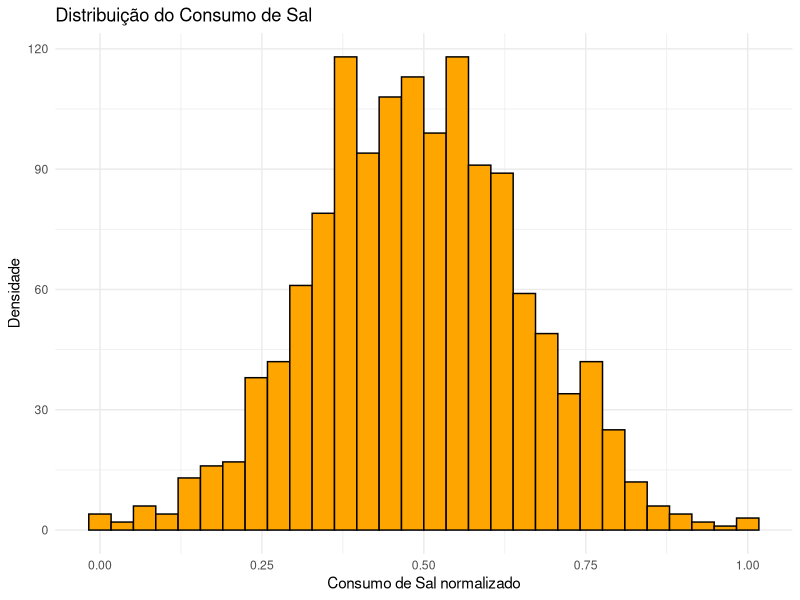
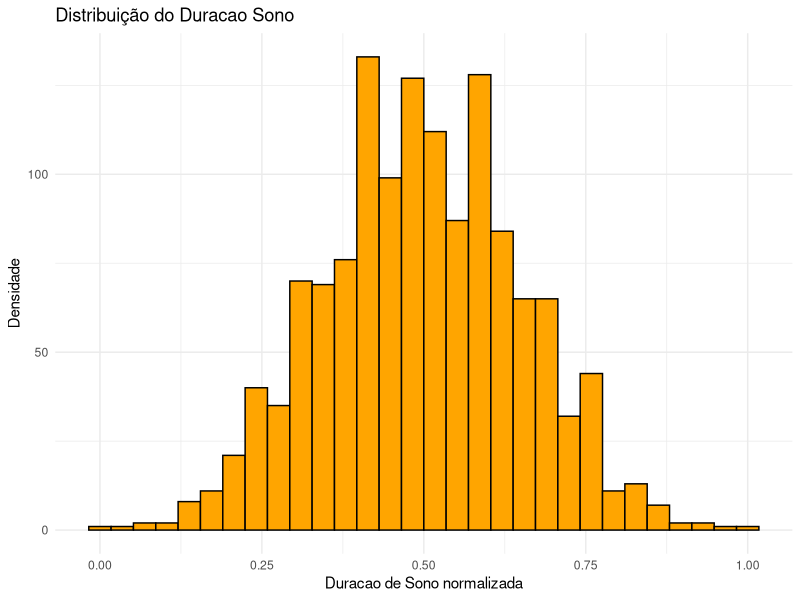
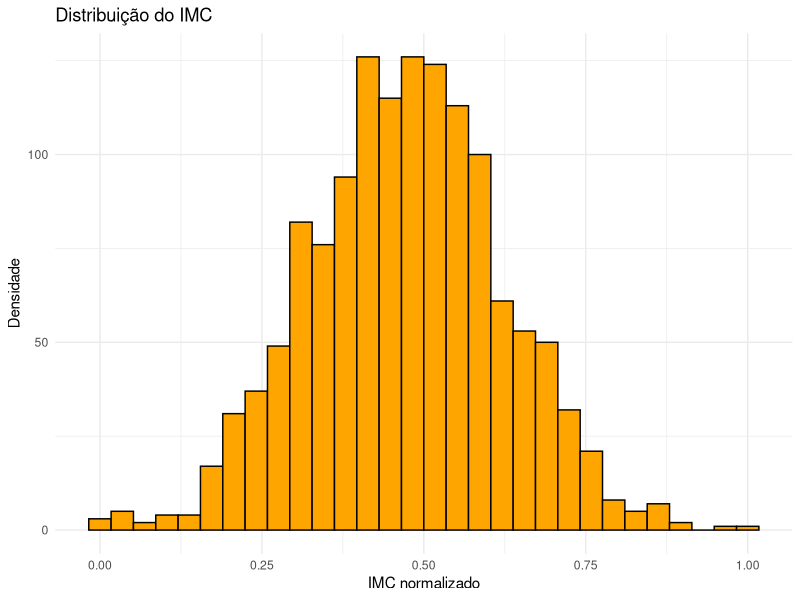
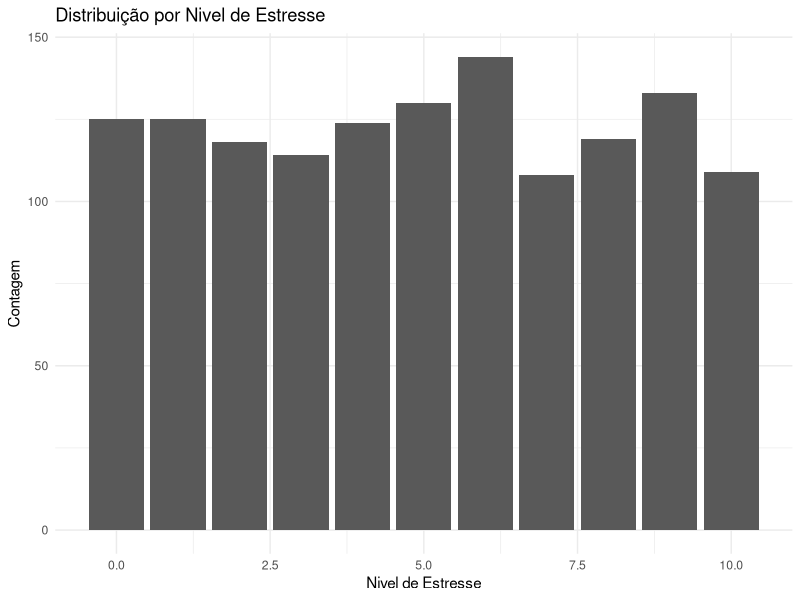
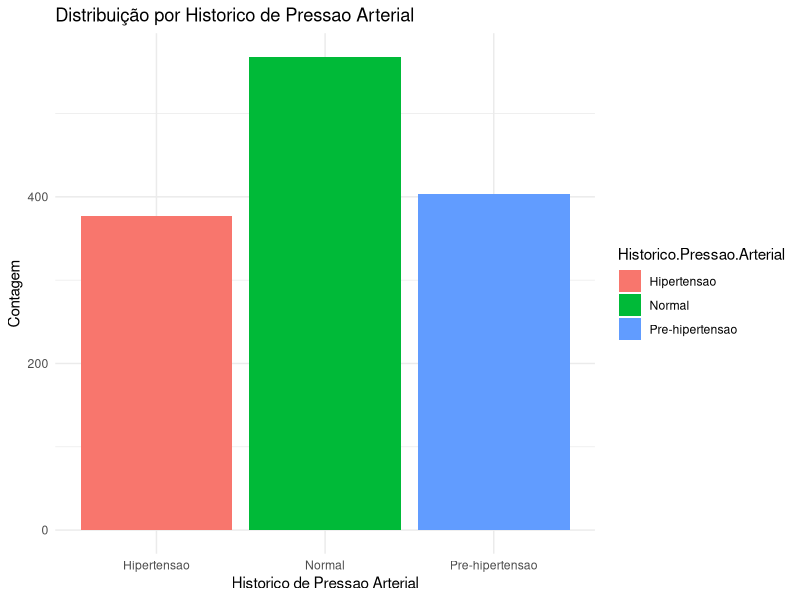
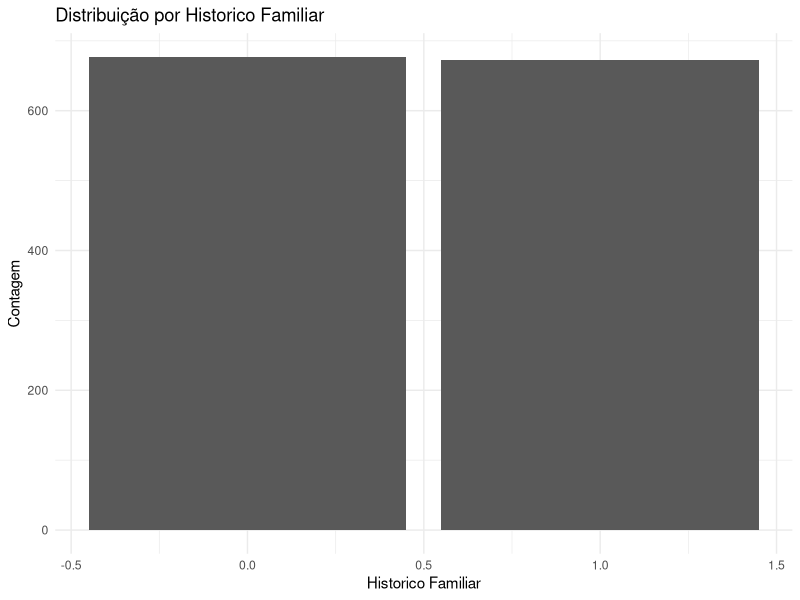
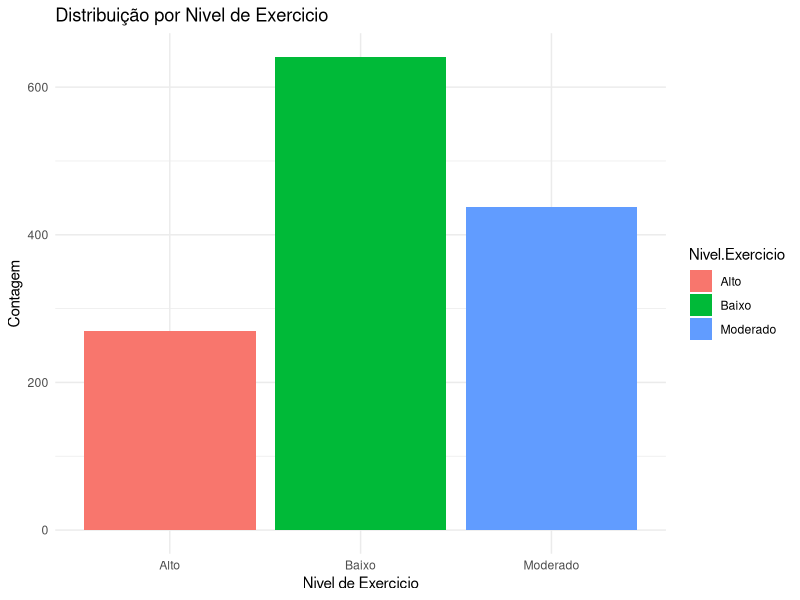
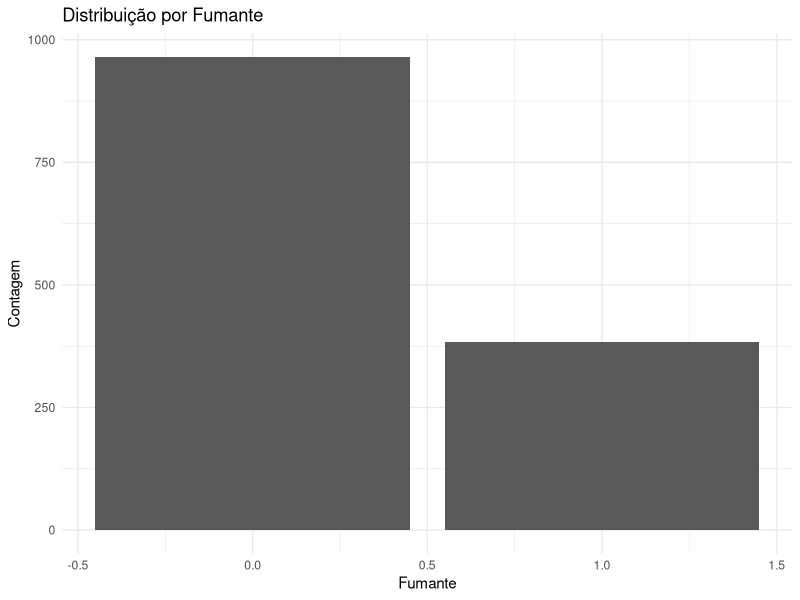

Write R code to recreate these figures, in order.
## ---- chunk 1

knitr::opts_chunk$set(
  echo    = TRUE,   # Exibir código nos chunks
  error   = FALSE,  # Ocultar mensagens de erro
  message = FALSE,  # Ocultar mensagens informativas
  warning = FALSE,  # Ocultar avisos
  tidy    = FALSE   # Não reformatar automaticamente o código
)

options(digits = 4) # Definição do número de casas decimais padrão
## ---- chunk 2
# A funcao abaixo auxilia na escrita dos modelos polinomiais. 
# Parametros:
# "real_feature_names": conjunto de features continuas que sera considerado na
#                        criacao do modelo polinomial.
#
# "categorical_feature_names": conjunto de features categoricas que sera 
#                               considerado na  criacao do modelo polinomial. Se
#                                voces desejarem um modelo sem variaveis categoricas
#                               basta nao passar nenhum valor para este parametro
#                               na chamada da funcao
# "target": nome da variável target de interesse
# "degree": numero inteiro que indica ate qual grau polinomial as features continuas
#           em "real_feature_names" serao elevadas. 
#
# A funcao retorna a hipotese ja definida para realizar o treinamento do modelo. 
# Uma ilustracao de uma funcao similar aparece no Ex02.R na linha 490

getHypothesis <- function(real_feature_names, categorical_feature_names=F, target="Has_Hypertension", degree=3){
    
    hypothesis_string <- paste("hypothesis <- formula(", target, " ~ ")
    for(d in 1:degree){
        for(i in 1:length(real_feature_names)){
            hypothesis_string <- paste(hypothesis_string, 
                                       "I(", real_feature_names[i], "^", d, ") + ",
                                       sep = "")
        }
    }
    
    if(typeof(categorical_feature_names) != "logical"){
        for(i in 1:length(categorical_feature_names)){
            hypothesis_string <- paste(hypothesis_string, 
                                       categorical_feature_names[i], " + ",
                                       sep = "")
        } 
    }
    
    
    hypothesis_string <- substr(hypothesis_string, 1, nchar(hypothesis_string)-3)
    hypothesis_string <- paste(hypothesis_string, ")")
    hypothesis <- eval(parse(text=hypothesis_string))
    return(hypothesis)
}
## ---- chunk 3
getLoss <- function(y_true, y_pred){
  y_pred_n <- y_pred[y_true == 0]
  y_pred_p <- y_pred[y_true == 1]
  
  countN <- length(y_pred_n)
  countP <- length(y_pred_p)
  
  eps <- 1e-9  # Constante pequena para estabilidade numérica

  totalLossN <- sum(-log2(1 - y_pred_n + eps))
  
  totalLossP <- sum(-log2(y_pred_p + eps))
  
  avgLossN <- totalLossN / countN
  avgLossP <- totalLossP / countP

  avgLossTotal <- (avgLossN + avgLossP) / 2

  return(c(LossN = avgLossN, LossP = avgLossP, AverageLoss = avgLossTotal))
}
## ---- chunk 4
getRelativeConfusionMatrix <- function(cm){
    cm_absolute = t(cm$table)
    
    cm_relative = cm_absolute
    
    cm_relative[1,1] = cm_absolute[1,1]/sum(cm_absolute[1,])
    cm_relative[1,2] = cm_absolute[1,2]/sum(cm_absolute[1,])
    cm_relative[2,1] = cm_absolute[2,1]/sum(cm_absolute[2,])
    cm_relative[2,2] = cm_absolute[2,2]/sum(cm_absolute[2,])
    
    return(cm_relative)  
}
## ---- chunk 5
calculateMetrics <- function(cm) {
  # Extrai TN, FP, FN, TP da matriz de confusão
  cm <- t(cm)
  
  # Assumindo a estrutura:
  #           Prediction
  # Reference   0     1
  #         0   TN    FP
  #         1   FN    TP
  
  TN <- cm[1, 1]
  FP <- cm[1, 2]
  FN <- cm[2, 1]  
  TP <- cm[2, 2]  
  
  precision <- if (TP + FP == 0) 0 else TP / (TP + FP)
  recall    <- if (TP + FN == 0) 0 else TP / (TP + FN)
  f1        <- if (precision + recall == 0) 0 else (2 * precision * recall) / (precision + recall)
  bal_acc   <- ( (TN / (TN + FP)) + (TP / (TP + FN)) ) / 2
  
  return(c(Precision = precision, Recall = recall, F1 = f1, BalAcc = bal_acc))
}

## Exemplo de uso
# cm <- confusionMatrix(data = as.factor(valPred), reference = as.factor(ValSet$target), positive='1')
# metrics <- calculateMetrics(cm$table)
## ---- chunk 6
# Adicione as bibliotecas necessárias
#library(...)
library(ggplot2)
# install.packages("glmnet")
library(glmnet)
library(caret)
#set.seed(...)
## ---- chunk 7
# Carregue o conjunto de dados
dados_treino <- read.csv("T02_train_set.csv")
dados_validacao <- read.csv("T02_valid_set.csv")

# Sumário da base
paste("O dataframe de TREINO possui",nrow(dados_treino),"registros",sep=" ")
paste("summary TREINO:")
summary(dados_treino)

if (any(is.na(dados_treino))) {
  cat("Aviso: Existem valores ausentes no conjunto de validação.\n")
} else {
  cat("Nenhum valor ausente encontrado no conjunto de validação.\n")
}

paste("O dataframe de VALIDAÇÃO possui",nrow(dados_validacao),"registros",sep=" ")
paste("summary VALIDAÇÃO:")
summary(dados_validacao)

if (any(is.na(dados_validacao))) {
  cat("Aviso: Existem valores ausentes no conjunto de validação.\n")
} else {
  cat("Nenhum valor ausente encontrado no conjunto de validação.\n")
}

# Avaliando dados presentes no data set
# class(dados_treino$Consumo.Sal)
# class(dados_treino$Nivel.de.Estresse)
# class(dados_treino$Historico.Pressao.Arterial)
# class(dados_treino$IMC)
# class(dados_treino$Historico.Familiar)
# class(dados_treino$Nivel.Exercicio)
# class(dados_treino$Fumante)
# class(dados_treino$Risco.Hipertensao)
# 
# head(dados_treino)
# 
# head(dados_validacao)
# 
# class(dados_validacao$Consumo.Sal)
# class(dados_validacao$Nivel.de.Estresse)
# class(dados_validacao$Historico.Pressao.Arterial)
# class(dados_validacao$IMC)
# class(dados_validacao$Historico.Familiar)
# class(dados_validacao$Nivel.Exercicio)
# class(dados_validacao$Fumante)
# class(dados_validacao$Risco.Hipertensao)
# 
# head(dados_validacao)


# Normalização
# Aplicando normalização min-max
treino_normalizado <- dados_treino
validacao_normalizado <- dados_validacao
cols <- c(1, 4, 5)  # índices das colunas numericas que vamos normalizar

min_features <- apply(treino_normalizado[, cols], 2, min)
max_features <- apply(treino_normalizado[, cols], 2, max)
diff         <- max_features - min_features

treino_normalizado[, cols] <- sweep(treino_normalizado[, cols], 2, min_features, "-")
treino_normalizado[, cols] <- sweep(treino_normalizado[, cols], 2, diff, "/")

validacao_normalizado[, cols] <- sweep(validacao_normalizado[, cols], 2, min_features, "-")
validacao_normalizado[, cols] <- sweep(validacao_normalizado[, cols], 2, diff, "/")

summary(validacao_normalizado)

## ---- chunk 8
# Histograma do Consumo de Sal normalizado
ggplot(treino_normalizado, aes(x = Consumo.Sal)) +
  geom_histogram(fill = "orange", color = "black") +
  theme_minimal() +
  labs(title = "Distribuição do Consumo de Sal",
       x = "Consumo de Sal normalizado", y = "Densidade")

# Histograma da Duracao de Sono normalizad
ggplot(treino_normalizado, aes(x = Duracao.Sono)) +
  geom_histogram(fill = "orange", color = "black") +
  theme_minimal() +
  labs(title = "Distribuição do Duracao Sono", x = "Duracao de Sono normalizada", y = "Densidade")

# Histograma do duração do IMC normalizado
ggplot(treino_normalizado, aes(x = IMC)) +
  geom_histogram(fill = "orange", color = "black") +
  theme_minimal() +
  labs(title = "Distribuição do IMC",
       x = "IMC normalizado", y = "Densidade")

# Contagem de ocorrencias por Nivel de Estresse
ggplot(treino_normalizado, aes(x = Nivel.de.Estresse, fill = Nivel.de.Estresse)) +
  geom_bar() +
  theme_minimal() +
  labs(title = "Distribuição por Nivel de Estresse", x = "Nivel de Estresse", y = "Contagem")

# Contagem de ocorrencias por Historico de Pressao Arterial
ggplot(treino_normalizado, aes(x = Historico.Pressao.Arterial, fill = Historico.Pressao.Arterial)) +
  geom_bar() +
  theme_minimal() +
  labs(title = "Distribuição por Historico de Pressao Arterial", x = "Historico de Pressao Arterial", y = "Contagem")

# Contagem de ocorrencias por Historico Familiar
ggplot(treino_normalizado, aes(x = Historico.Familiar, fill = Historico.Familiar)) +
  geom_bar() +
  theme_minimal() +
  labs(title = "Distribuição por Historico Familiar", x = "Historico Familiar", y = "Contagem")

# Contagem de ocorrencias por Nivel de Exercicio
ggplot(treino_normalizado, aes(x = Nivel.Exercicio, fill = Nivel.Exercicio)) +
  geom_bar() +
  theme_minimal() +
  labs(title = "Distribuição por Nivel de Exercicio", x = "Nivel de Exercicio", y = "Contagem")

# Contagem de ocorrencias por Fumante
ggplot(treino_normalizado, aes(x = Fumante, fill = Fumante)) +
  geom_bar() +
  theme_minimal() +
  labs(title = "Distribuição por Fumante", x = "Fumante", y = "Contagem")

ggplot(treino_normalizado, aes(x = Risco.Hipertensao, fill = Risco.Hipertensao)) +
  geom_bar() +
  theme_minimal() +
  labs(title = "Distribuição por Risco.Hipertensao", x = "Risco.Hipertensao", y = "Contagem")
## ---- chunk 9
# Histograma do Consumo de Sal normalizado
ggplot(validacao_normalizado, aes(x = Consumo.Sal)) +
  geom_histogram(fill = "orange", color = "black") +
  theme_minimal() +
  labs(title = "Distribuição do Consumo de Sal",
       x = "Consumo de Sal normalizado", y = "Densidade")

# Histograma da Duracao de Sono normalizad
ggplot(validacao_normalizado, aes(x = Duracao.Sono)) +
  geom_histogram(fill = "orange", color = "black") +
  theme_minimal() +
  labs(title = "Distribuição do Duracao Sono", x = "Duracao de Sono normalizada", y = "Densidade")

# Histograma do duração do IMC normalizado
ggplot(validacao_normalizado, aes(x = IMC)) +
  geom_histogram(fill = "orange", color = "black") +
  theme_minimal() +
  labs(title = "Distribuição do IMC",
       x = "IMC normalizado", y = "Densidade")

# Contagem de ocorrencias por Nivel de Estresse
ggplot(validacao_normalizado, aes(x = Nivel.de.Estresse, fill = Nivel.de.Estresse)) +
  geom_bar() +
  theme_minimal() +
  labs(title = "Distribuição por Nivel de Estresse", x = "Nivel de Estresse", y = "Contagem")

# Contagem de ocorrencias por Historico de Pressao Arterial
ggplot(validacao_normalizado, aes(x = Historico.Pressao.Arterial, fill = Historico.Pressao.Arterial)) +
  geom_bar() +
  theme_minimal() +
  labs(title = "Distribuição por Historico de Pressao Arterial", x = "Historico de Pressao Arterial", y = "Contagem")

# Contagem de ocorrencias por Historico Familiar
ggplot(validacao_normalizado, aes(x = Historico.Familiar, fill = Historico.Familiar)) +
  geom_bar() +
  theme_minimal() +
  labs(title = "Distribuição por Historico Familiar", x = "Historico Familiar", y = "Contagem")

# Contagem de ocorrencias por Nivel de Exercicio
ggplot(validacao_normalizado, aes(x = Nivel.Exercicio, fill = Nivel.Exercicio)) +
  geom_bar() +
  theme_minimal() +
  labs(title = "Distribuição por Nivel de Exercicio", x = "Nivel de Exercicio", y = "Contagem")

# Contagem de ocorrencias por Fumante
ggplot(validacao_normalizado, aes(x = Fumante, fill = Fumante)) +
  geom_bar() +
  theme_minimal() +
  labs(title = "Distribuição por Fumante", x = "Fumante", y = "Contagem")

## ---- chunk 10
# One Hot Encoding
paste("One hot encoding para conjunto de TREINO")
dados_para_encoding_treino <- treino_normalizado
dados_para_encoding_treino$Nivel.de.Estresse <- as.factor(dados_para_encoding_treino$Nivel.de.Estresse)
one_hot <- model.matrix(~ Nivel.de.Estresse - 1, data = dados_para_encoding_treino)
dados_para_encoding_treino <- cbind(dados_para_encoding_treino, one_hot)
dados_para_encoding_treino$Nivel.de.Estresse <- NULL
colnames(dados_para_encoding_treino) <- gsub("-", "_", colnames(dados_para_encoding_treino))

dados_para_encoding_treino$Historico.Pressao.Arterial <- as.factor(dados_para_encoding_treino$Historico.Pressao.Arterial)
one_hot <- model.matrix(~ Historico.Pressao.Arterial - 1, data = dados_para_encoding_treino)
dados_para_encoding_treino <- cbind(dados_para_encoding_treino, one_hot)
dados_para_encoding_treino$Historico.Pressao.Arterial <- NULL
colnames(dados_para_encoding_treino) <- gsub("-", "_", colnames(dados_para_encoding_treino))

dados_para_encoding_treino$Nivel.Exercicio <- as.factor(dados_para_encoding_treino$Nivel.Exercicio)
one_hot <- model.matrix(~ Nivel.Exercicio - 1, data = dados_para_encoding_treino)
dados_para_encoding_treino <- cbind(dados_para_encoding_treino, one_hot)
dados_para_encoding_treino$Nivel.Exercicio <- NULL
colnames(dados_para_encoding_treino) <- gsub("-", "_", colnames(dados_para_encoding_treino))

paste("One hot encoding para conjunto de VALIDAÇÃO")

dados_para_encoding_validacao <- validacao_normalizado
dados_para_encoding_validacao$Nivel.de.Estresse <- as.factor(dados_para_encoding_validacao$Nivel.de.Estresse)
one_hot <- model.matrix(~ Nivel.de.Estresse - 1, data = dados_para_encoding_validacao)
dados_para_encoding_validacao <- cbind(dados_para_encoding_validacao, one_hot)
dados_para_encoding_validacao$Nivel.de.Estresse <- NULL
colnames(dados_para_encoding_validacao) <- gsub("-", "_", colnames(dados_para_encoding_validacao))

dados_para_encoding_validacao$Historico.Pressao.Arterial <- as.factor(dados_para_encoding_validacao$Historico.Pressao.Arterial)
one_hot <- model.matrix(~ Historico.Pressao.Arterial - 1, data = dados_para_encoding_validacao)
dados_para_encoding_validacao <- cbind(dados_para_encoding_validacao, one_hot)
dados_para_encoding_validacao$Historico.Pressao.Arterial <- NULL
colnames(dados_para_encoding_validacao) <- gsub("-", "_", colnames(dados_para_encoding_validacao))

dados_para_encoding_validacao$Nivel.Exercicio <- as.factor(dados_para_encoding_validacao$Nivel.Exercicio)
one_hot <- model.matrix(~ Nivel.Exercicio - 1, data = dados_para_encoding_validacao)
dados_para_encoding_validacao <- cbind(dados_para_encoding_validacao, one_hot)
dados_para_encoding_validacao$Nivel.Exercicio <- NULL
colnames(dados_para_encoding_validacao) <- gsub("-", "_", colnames(dados_para_encoding_validacao))
## ---- chunk 11
train_data <- dados_para_encoding_treino
valid_data <- dados_para_encoding_validacao
# nome da coluna que você quer mandar para o fim
coluna <- "Risco.Hipertensao"

# reordenando colunas, de forma que feature de interesse seja a ultima
train_data <- train_data[, c(setdiff(names(train_data), coluna), coluna)]
feature_names <- colnames(train_data)[1:(ncol(train_data) - 1)]

valid_data <- valid_data[, c(setdiff(names(valid_data), coluna), coluna)]

hypothesis <- getHypothesis(feature_names, 1, target = "Risco.Hipertensao")
hypothesis

# Treinamento    
model <- glmnet(train_data[,1:22], train_data$Risco.Hipertensao, family = "binomial", standardize=FALSE, maxit=1e+05, alpha=0, lambda=1e-6)
print(model$beta)
print(model$a0)

# Avaliação do Modelo
x_train <- model.matrix(hypothesis, data=train_data)
y_train <- train_data$class

x_valid <- model.matrix(hypothesis, data=valid_data)
y_valid <- valid_data$class

train_pred <- predict(model, newx=x_train[,1:22], type="response")
valid_pred <- predict(model, newx=x_valid[,1:22], type="response")

# De acordo com Threshold = 0.5, atribui valor previsto como verdadeiro ou falso 
train_class_pred <- train_pred
train_class_pred[train_pred >= 0.5] <- 1
train_class_pred[train_pred < 0.5]  <- 0

valid_class_pred <- valid_pred
valid_class_pred[valid_pred >= 0.5] <- 1
valid_class_pred[valid_pred < 0.5]  <- 0

# gera o Loss para as bases de treino e validação
train_losses <- getLoss(train_data$Risco.Hipertensao, train_class_pred)
valid_losses <- getLoss(valid_data$Risco.Hipertensao, valid_class_pred)

cat("Train\n")
print(train_losses)

cat("Valid\n")
print(valid_losses)

# gera matriz de confusão para dados de treino e validação
train_cm <- confusionMatrix(data = as.factor(train_class_pred), reference = as.factor(train_data$Risco.Hipertensao), positive='1')
valid_cm <- confusionMatrix(data = as.factor(valid_class_pred), reference = as.factor(valid_data$Risco.Hipertensao), positive='1')

# Calculando as métricas para o conjunto de treino
train_metrics = calculateMetrics(train_cm$table)

# Calculando as métricas para o conjunto de validação
valid_metrics = calculateMetrics(valid_cm$table)

# Organizando os resultados em um dataframe
results_baseline <- data.frame(
  Train  = train_metrics,
  Valid  = valid_metrics
)

# Formatando os resultados para melhor leitura
results_baseline$Train <- as.numeric(results_baseline$Train)
results_baseline$Valid <- as.numeric(results_baseline$Valid)

# Evitando notação científica na exibição dos resultados
results_baseline$Train <- format(results_baseline$Train, scientific = FALSE)
results_baseline$Valid <- format(results_baseline$Valid, scientific = FALSE)

# Exibindo os resultados
results_baseline
## ---- chunk 12
# Hipóteses alternativas

# Treinamento

# Curva de viés e variância

# Métricas de avaliação

## ---- chunk 13
# Busca de hiperparâmetros

# Treinamento

# Curva de viés e variância

# Métricas de avaliação
## ---- chunk 14
# Treinamento    

# Avaliação do Modelo 

## ---- chunk 15
# Busca de hiperparâmetros

# Treinamento

# Curva de viés e variância

# Métricas de avaliação

## ---- chunk 16
# Hipóteses alternativas

# Treinamento

# Métricas de avaliação
## ---- chunk 17
# Busca de hiperparâmetros

# Treinamento

# Curva de viés e variância

# Métricas de avaliação

## ---- chunk 18
# Treinamento

# Métricas de avaliaçao
## ---- chunk 19
# Predição no conjunto de teste

# Métricas de avaliação

# Métricas de avaliação
